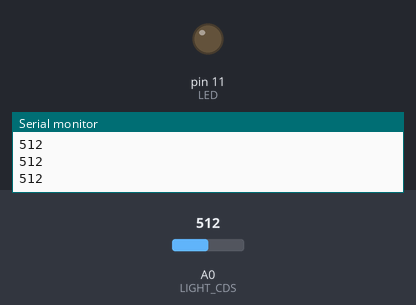
Simulated run of this sketch. Board: Arduino Uno, built with avr-gcc and run on an emulated ATmega328P. On the bench: output pins drawn as LEDs (lit = HIGH), the last lines printed to the serial monitor. The test bench sets the inputs (shaded band); at power-on: A0 (LIGHT_CDS) = 512.

Above: at 1.2 s.
1.3 s: A0 (LIGHT_CDS) set to 419
2.8 s: A0 (LIGHT_CDS) set to 385
At 3.3 s:
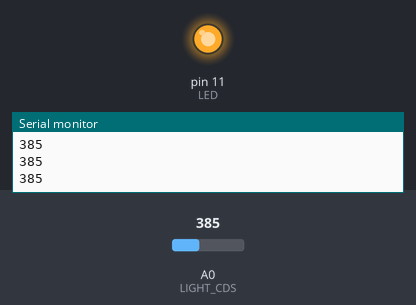
4.3 s: A0 (LIGHT_CDS) set to 410
At 5.5 s:
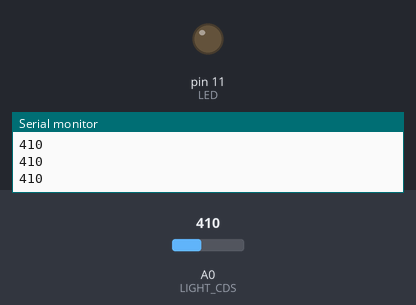
5.8 s: A0 (LIGHT_CDS) set to 390
At 6.8 s:
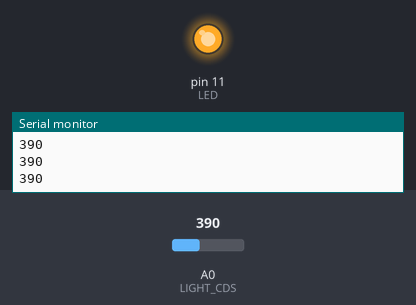
Timing chart, 0 to 8.3 s (numbered marks = the images above; inputs shaded):
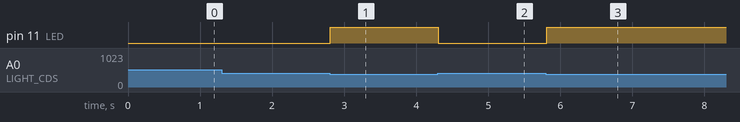

The sketch:

6_2.ino
```cpp
#define LIGHT_CDS A0
#define LED 11

void setup() {
  Serial.begin(9600);
  pinMode(LED, OUTPUT);
}

void loop() {
  int lightValue = analogRead(LIGHT_CDS);
  Serial.println(lightValue);
  if(lightValue <= 400)
  {
    digitalWrite(LED, HIGH);
  }
  else
  {
    digitalWrite(LED, LOW);
  }
}
```

Measured:
- the behaviour switches between 401 and 400 on A0 (LIGHT_CDS) (found by bisection; images 0 and 1)
- after the input at 2.8 s, pin 11 (LED): LOW → HIGH at once
- after the input at 4.3 s, pin 11 (LED): HIGH → LOW at once
- after the input at 5.8 s, pin 11 (LED): LOW → HIGH at once
